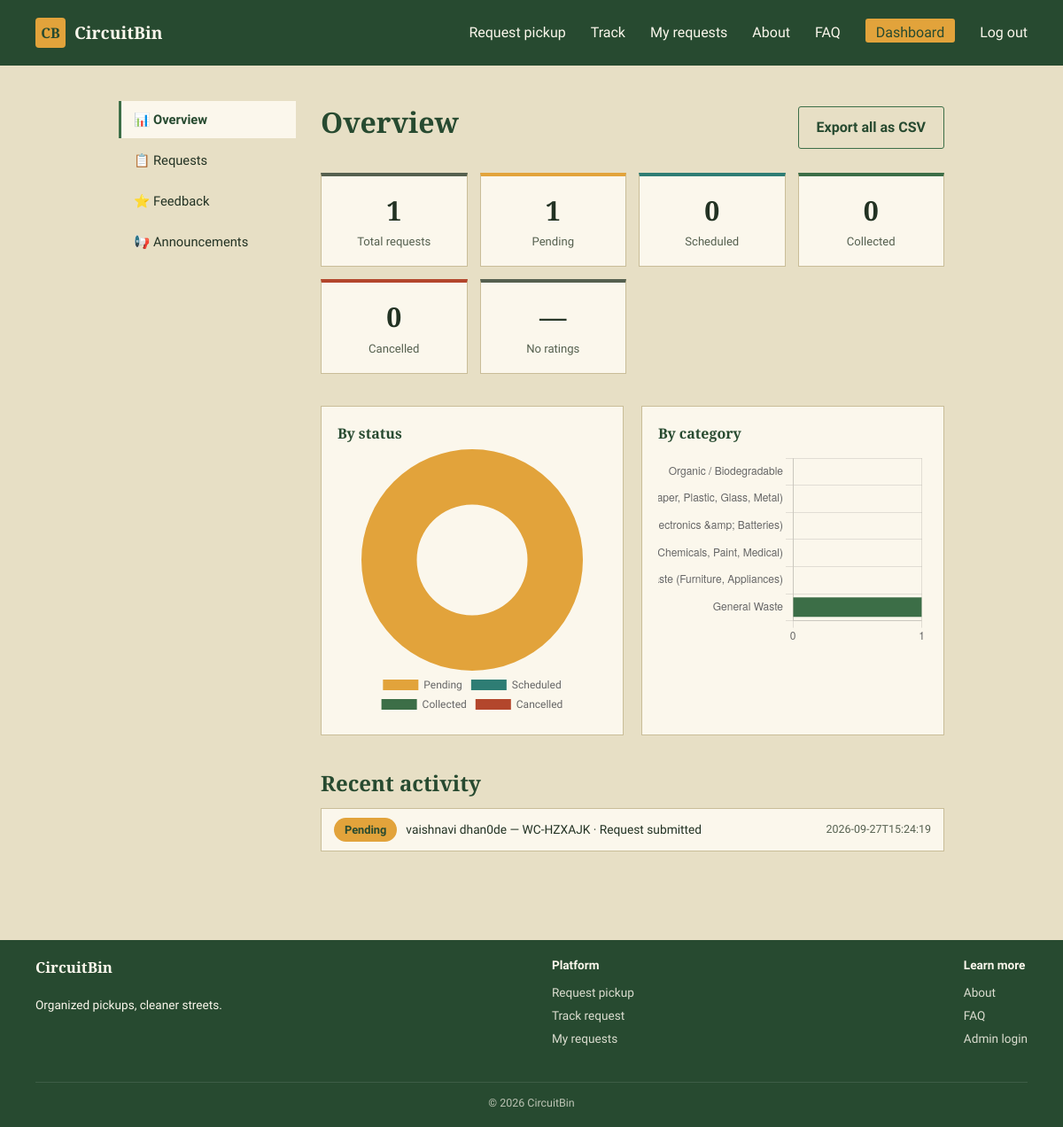
/admin/overview (signed in), run on the app's committed database.
### tables this page shows
CREATE TABLE status_history (
            id INTEGER PRIMARY KEY AUTOINCREMENT,
            request_id INTEGER NOT NULL,
            status TEXT NOT NULL,
            note TEXT,
            changed_at TEXT NOT NULL,
            FOREIGN KEY (request_id) REFERENCES requests (id)
        );

CREATE TABLE requests (
            id INTEGER PRIMARY KEY AUTOINCREMENT,
            tracking_code TEXT UNIQUE NOT NULL,
            name TEXT NOT NULL,
            phone TEXT NOT NULL,
            category TEXT NOT NULL,
            address TEXT NOT NULL,
            landmark TEXT,
            preferred_date TEXT NOT NULL,
            notes TEXT,
            status TEXT NOT NULL DEFAULT 'Pending',
            created_at TEXT NOT NULL,
            updated_at TEXT NOT NULL
        );

### app.py (the view)
@app.route("/admin/overview")
@admin_required
def admin_overview():
    db = get_db()
    stats = get_stats(db)
    category_counts = db.execute(
        "SELECT category, COUNT(*) c FROM requests GROUP BY category"
    ).fetchall()
    recent_activity = db.execute(
        """SELECT sh.status, sh.note, sh.changed_at, r.tracking_code, r.name
           FROM status_history sh JOIN requests r ON r.id = sh.request_id
           ORDER BY sh.changed_at DESC LIMIT 8"""
    ).fetchall()
    avg_rating_row = db.execute("SELECT AVG(rating) a, COUNT(*) c FROM feedback").fetchone()
    return render_template(
        "admin/overview.html",
        stats=stats,
        category_counts={r["category"]: r["c"] for r in category_counts},
        recent_activity=recent_activity,
        avg_rating=round(avg_rating_row["a"], 1) if avg_rating_row["a"] else None,
        rating_count=avg_rating_row["c"],
        active_tab="overview",
    )

### app.py (called while the page is built)
def get_db():
    if "db" not in g:
        os.makedirs(os.path.dirname(DB_PATH), exist_ok=True)
        g.db = sqlite3.connect(DB_PATH)
        g.db.row_factory = sqlite3.Row
        g.db.execute("PRAGMA foreign_keys = ON")
    return g.db

def admin_required(view):
    @wraps(view)
    def wrapped(*args, **kwargs):
        if not session.get("is_admin"):
            return redirect(url_for("admin_login", next=request.path))
        return view(*args, **kwargs)
    return wrapped

@app.context_processor
def inject_globals():
    db = get_db()
    active_announcements = db.execute(
        "SELECT * FROM announcements WHERE active = 1 ORDER BY created_at DESC"
    ).fetchall()
    return {
        "categories": CATEGORIES,
        "current_year": datetime.now().year,
        "active_announcements": active_announcements,
    }

def get_stats(db):
    stats = {
        "total": db.execute("SELECT COUNT(*) c FROM requests").fetchone()["c"],
        "pending": db.execute("SELECT COUNT(*) c FROM requests WHERE status='Pending'").fetchone()["c"],
        "scheduled": db.execute("SELECT COUNT(*) c FROM requests WHERE status='Scheduled'").fetchone()["c"],
        "collected": db.execute("SELECT COUNT(*) c FROM requests WHERE status='Collected'").fetchone()["c"],
        "cancelled": db.execute("SELECT COUNT(*) c FROM requests WHERE status='Cancelled'").fetchone()["c"],
    }
    return stats

### templates/admin/overview.html (shortened to what this page needs)
{% extends "admin/layout.html" %}
{% block admin_content %}
<div class="admin-header">
  <h1>Overview</h1>
  <a href="{{ url_for('admin_export_csv') }}" class="btn-secondary">Export all as CSV</a>
</div>
<section class="dash-stats">
  <div class="stat-card"><span class="stat-num">{{ stats.total }}</span><span class="stat-label">Total requests</span></div>
  <div class="stat-card stat-pending"><span class="stat-num">{{ stats.pending }}</span><span class="stat-label">Pending</span></div>
  <div class="stat-card stat-scheduled"><span class="stat-num">{{ stats.scheduled }}</span><span class="stat-label">Scheduled</span></div>
  <div class="stat-card stat-collected"><span class="stat-num">{{ stats.collected }}</span><span class="stat-label">Collected</span></div>
  <div class="stat-card stat-cancelled"><span class="stat-num">{{ stats.cancelled }}</span><span class="stat-label">Cancelled</span></div>
  <div class="stat-card">
    <span class="stat-num">{% if avg_rating %}{{ avg_rating }}★{% else %}—{% endif %}</span>
    <span class="stat-label">{% if rating_count %}{{ rating_count }} rating{{ 's' if rating_count != 1 }}{% else %}No ratings{% endif %}</span>
  </div>
</section>
<section class="chart-row">
  <div class="chart-card">
    <h2>By status</h2>
    <canvas id="statusChart" height="220"></canvas>
  </div>
  <div class="chart-card">
    <h2>By category</h2>
    <canvas id="categoryChart" height="220"></canvas>
  </div>
</section>
<section class="activity-feed">
  <h2>Recent activity</h2>
  {% if recent_activity %}
  <ul class="activity-list">
    {% for a in recent_activity %}
    <li>
      <span class="status-pill status-pill-{{ a.status|lower }}">{{ a.status }}</span>
      <span class="activity-desc">{{ a.name }} — {{ a.tracking_code }}{% if a.note %} · {{ a.note }}{% endif %}</span>
      <span class="activity-time">{{ a.changed_at }}</span>
    </li>
    {% endfor %}
  </ul>
  {% else %}
  <p class="empty-state">No activity yet.</p>
  {% endif %}
</section>
{% endblock %}
{% block scripts %}
<script>
  const statusData = {
    labels: ["Pending", "Scheduled", "Collected", "Cancelled"],
    values: [{{ stats.pending }}, {{ stats.scheduled }}, {{ stats.collected }}, {{ stats.cancelled }}],
    colors: ["#E2A33B", "#2E7D74", "#3C6E47", "#B3462C"]
  };
  new Chart(document.getElementById('statusChart'), {
    type: 'doughnut',
    data: { labels: statusData.labels, datasets: [{ data: statusData.values, backgroundColor: statusData.colors, borderWidth: 0 }] },
    options: { plugins: { legend: { position: 'bottom', labels: { font: { family: 'Work Sans' } } } } }
  });
  const categoryLabels = [{% for key, cat in categories.items() %}"{{ cat.label }}",{% endfor %}];
  const categoryValues = [{% for key, cat in categories.items() %}{{ category_counts.get(key, 0) }},{% endfor %}];
  new Chart(document.getElementById('categoryChart'), {
    type: 'bar',
    data: { labels: categoryLabels, datasets: [{ data: categoryValues, backgroundColor: "#3C6E47" }] },
    options: {
      indexAxis: 'y',
      plugins: { legend: { display: false } },
      scales: { x: { ticks: { precision: 0 } } }
    }
  });
</script>
{% endblock %}

### static/style.css (style rules this page uses)
:root { --paper: #E7DFC5; --surface: #FBF7EC; --ink: #223223; --ink-soft: #55604F; --forest: #3C6E47; --forest-dark: #274A30; --marigold: #E2A33B; --teal: #2E7D74; --border: #C9BD98; --danger: #B3462C; }
* { box-sizing: border-box; }
body { margin: 0; background: var(--paper); color: var(--ink); font-family: 'Work Sans', sans-serif; line-height: 1.5; }
h1, h2, h3 { font-family: 'Zilla Slab', serif; color: var(--forest-dark); margin: 0 0 0.4em; }
a { color: var(--forest-dark); }
.btn-primary, .btn-secondary, .btn-tiny, .btn-link { font-family: 'Work Sans', sans-serif; font-weight: 600; border: none; cursor: pointer; text-decoration: none; display: inline-block; text-align: center; }
.btn-secondary { background: transparent; color: var(--forest-dark); border: 1px solid var(--forest); padding: 11px 20px; border-radius: 3px; }
.status-pill { padding: 4px 12px; border-radius: 20px; font-size: 0.8rem; font-weight: 700; color: #fff; background: var(--ink-soft); }
.status-pill-pending { background: var(--marigold); color: var(--forest-dark); }
.dash-stats { display: grid; grid-template-columns: repeat(auto-fit, minmax(140px, 1fr)); gap: 14px; margin-bottom: 36px; }
.stat-card { background: var(--surface); border: 1px solid var(--border); border-top: 4px solid var(--ink-soft); padding: 16px; text-align: center; }
.stat-pending { border-top-color: var(--marigold); }
.stat-scheduled { border-top-color: var(--teal); }
.stat-collected { border-top-color: var(--forest); }
.stat-cancelled { border-top-color: var(--danger); }
.stat-num { display: block; font-family: 'Zilla Slab', serif; font-size: 1.9rem; font-weight: 700; }
.stat-label { font-size: 0.82rem; color: var(--ink-soft); }
.admin-header { display: flex; justify-content: space-between; align-items: center; margin-bottom: 20px; flex-wrap: wrap; gap: 10px; }
.chart-row { display: grid; grid-template-columns: 1fr 1fr; gap: 20px; margin-bottom: 36px; }
.chart-card { background: var(--surface); border: 1px solid var(--border); padding: 18px; }
.chart-card h2 { font-size: 1rem; }
.activity-feed { margin-bottom: 20px; }
.activity-list { list-style: none; padding: 0; margin: 0; display: grid; gap: 10px; }
.activity-list li { display: flex; align-items: center; gap: 10px; flex-wrap: wrap; background: var(--surface); border: 1px solid var(--border); padding: 10px 14px; font-size: 0.86rem; }
.activity-desc { flex: 1; }
.activity-time { color: var(--ink-soft); font-size: 0.78rem; }

### data on the page
status_history: status "Pending", name "vaishnavi dhan0de", tracking_code "WC-HZXAJK", note "Request submitted", changed_at "2026-09-27T15:24:19"

### other printed values
{{ stats.total }} "1"
{{ stats.pending }} "1"
{{ stats.scheduled }} "0"
{{ stats.collected }} "0"
{{ stats.cancelled }} "0"
chart data {{ stats.scheduled }} 0
chart data {{ stats.collected }} 0
chart data {{ stats.cancelled }} 0
